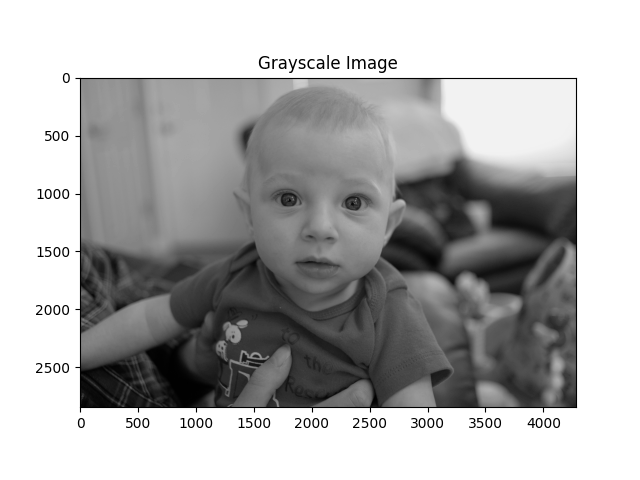
#> input picture ISP_homework/ISP_homework/data/baby.tiff, 640 x 480 px, given in place of baby.jpeg, which was not available
$ python 1.1WhiteBalancing.py
#> lines starting #> are read from the running program, lines starting #| are printed output that depends on the picture; pictures that were not available may be replaced by others from this repository, and a replacement may not be noted
import numpy as np
import matplotlib.pyplot as plt
from skimage import io
import os  # Import the os module for handling file paths

def load_and_normalize_image(path):
    """Load an image and normalize it to float values between 0 and 1."""
    image = io.imread(path)
#> image is the input picture: shape (480, 640, 4); mean R, G, B, A 175.8, 175.8, 175.8, 255
    return image.astype(np.float64) / 255.0

def white_world_balancing(image_float):
    """Apply white world white balancing to the image."""
    max_values = np.max(image_float, axis=(0, 1))
#> max_values = [1, 1, 1, 1]
    return image_float / max_values

def gray_world_balancing(image_float):
    """Apply gray world white balancing to the image."""
    mean_values = np.mean(image_float, axis=(0, 1))
#> mean_values = [0.689, 0.689, 0.689, 1]
    return image_float / mean_values
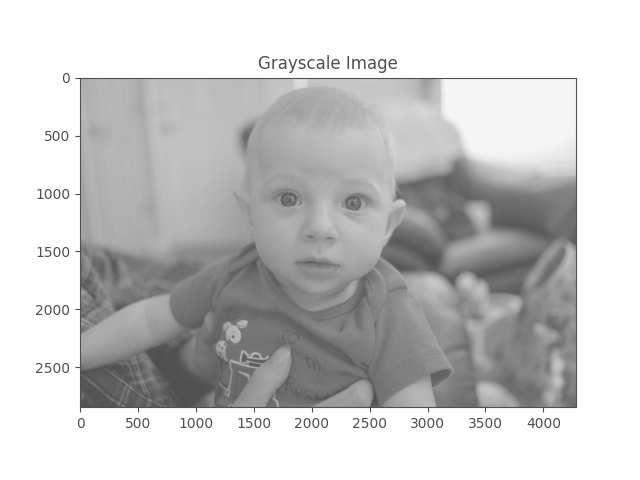
#> returned value: shape (480, 640, 4) float64; mean of channels 0, 1, 2, 3 1, 1, 1, 1; transparent parts drawn white

def custom_scale_balancing(image_float, scales):
    """Apply custom scale balancing based on the provided scales."""
    for i, scale in enumerate(scales):
        image_float[:, :, i] *= scale
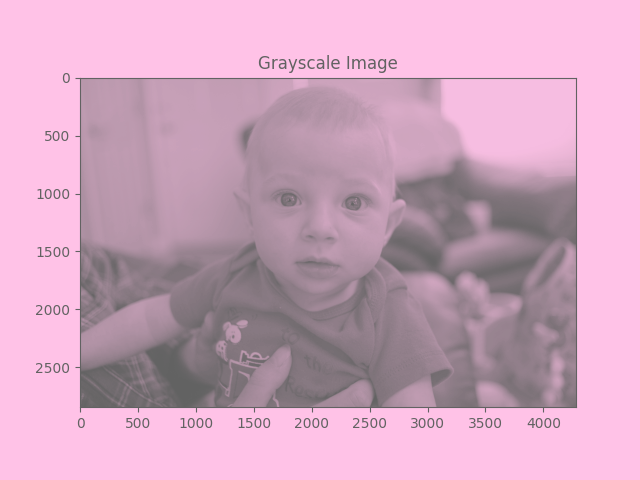
#> image_float: shape (480, 640, 4) float64; mean of channels 0, 1, 2, 3 1.12, 0.689, 0.956, 1; transparent parts drawn white
    return np.clip(image_float, 0, 1)
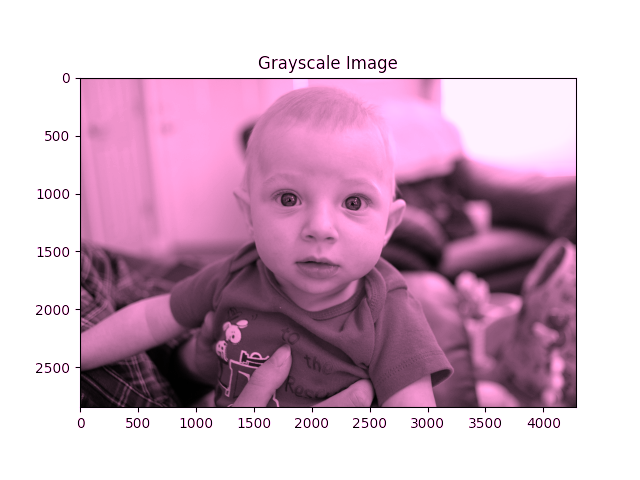
#> returned value: shape (480, 640, 4) float64; mean of channels 0, 1, 2, 3 0.813, 0.689, 0.77, 1; drawn as R, G, B

def display_images(images, titles, figsize=(12, 8)):
    """Display a list of images with corresponding titles."""
#> called with figsize = (12, 8)
    fig, axes = plt.subplots(nrows=2, ncols=2, figsize=figsize)
    for ax, image, title in zip(axes.flatten(), images, titles):
        ax.imshow(image)
        ax.set_title(title)
#> this loop made 4 passes
#> title on passes 1 to 4: 'Original Image', 'White World White Balanced', 'Gray World White Balanced', 'Scaled White Balanced'
    plt.tight_layout()
    plt.show()
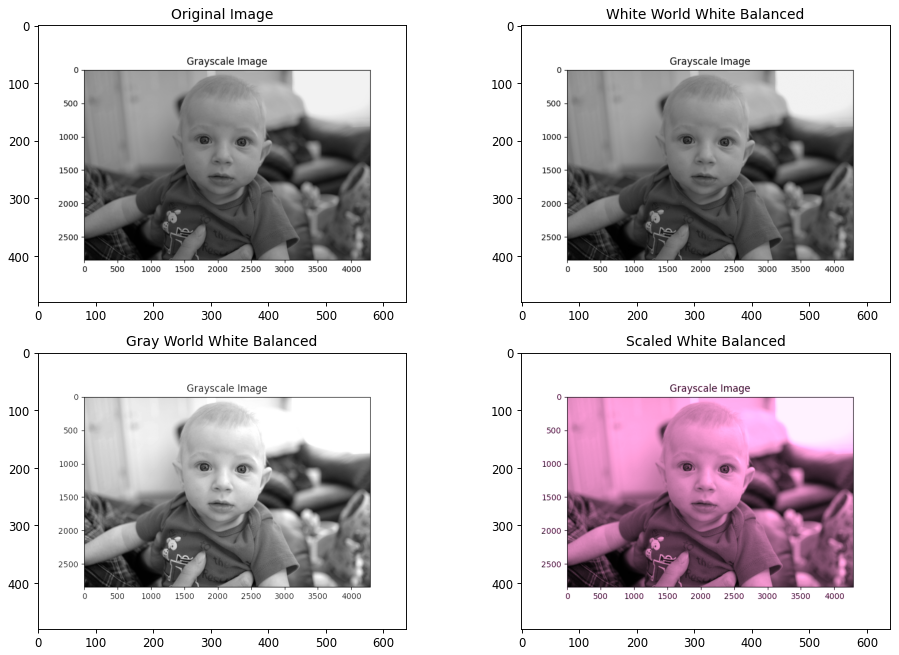
#> figure drawn by matplotlib, 4 panels

# Define the correct base directory and construct the file paths
base_dir = "C:/Users/nguye/Downloads/ISP_homework/ISP_homework"
image_path = os.path.join(base_dir, "data/baby.jpeg")  # Use os.path.join to ensure correct path formation

# Load and normalize the image
image_float = load_and_normalize_image(image_path)

# Apply different white balancing techniques
white_balanced = white_world_balancing(image_float)
gray_balanced = gray_world_balancing(image_float)
scales = [1.628906, 1.00000, 1.386719]
scaled_balanced = custom_scale_balancing(image_float.copy(), scales)
scaled_balanced_uint8 = (scaled_balanced * 255).astype(np.uint8)

# Display results
images = [io.imread(image_path), white_balanced, gray_balanced, scaled_balanced_uint8]
titles = ['Original Image', 'White World White Balanced', 'Gray World White Balanced', 'Scaled White Balanced']
display_images(images, titles)

$ run again, with ISP_homework/ISP_homework/data/1.1.white_balancing.png saved as ISP_homework/ISP_homework/data/baby.tiff
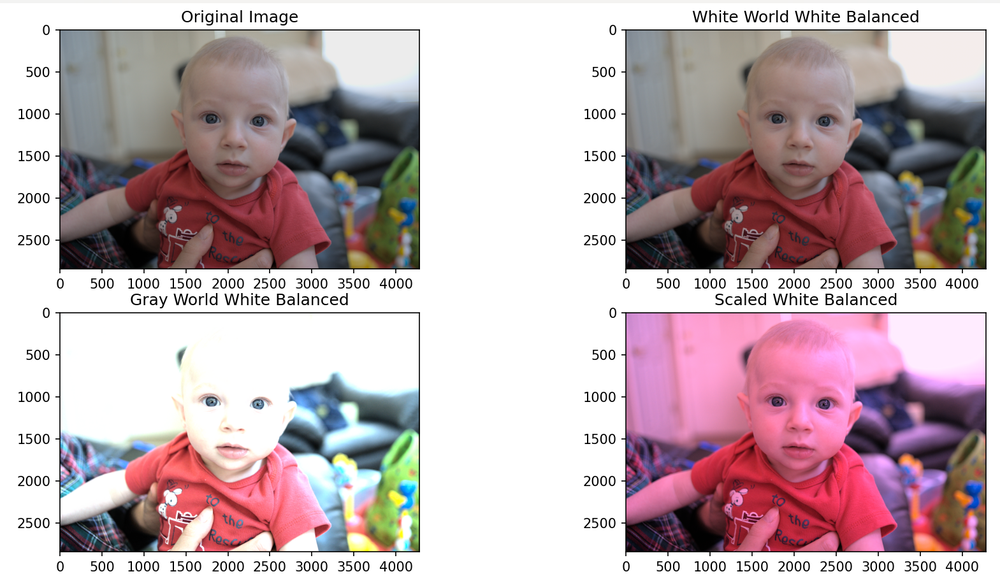
#> input picture ISP_homework/ISP_homework/data/1.1.white_balancing.png, 1000 x 574 px, shrunk from 1569 x 901 before the run, given in place of baby.jpeg, which was not available
#> in load_and_normalize_image, image is the input picture: shape (574, 1000, 4); mean R, G, B, A 191.8, 173.5, 178.6, 255
#> max_values = [1, 1, 1, 1]
#> mean_values = [0.752, 0.681, 0.7, 1]
#> in custom_scale_balancing, `return np.clip(image_float, 0, 1)`:
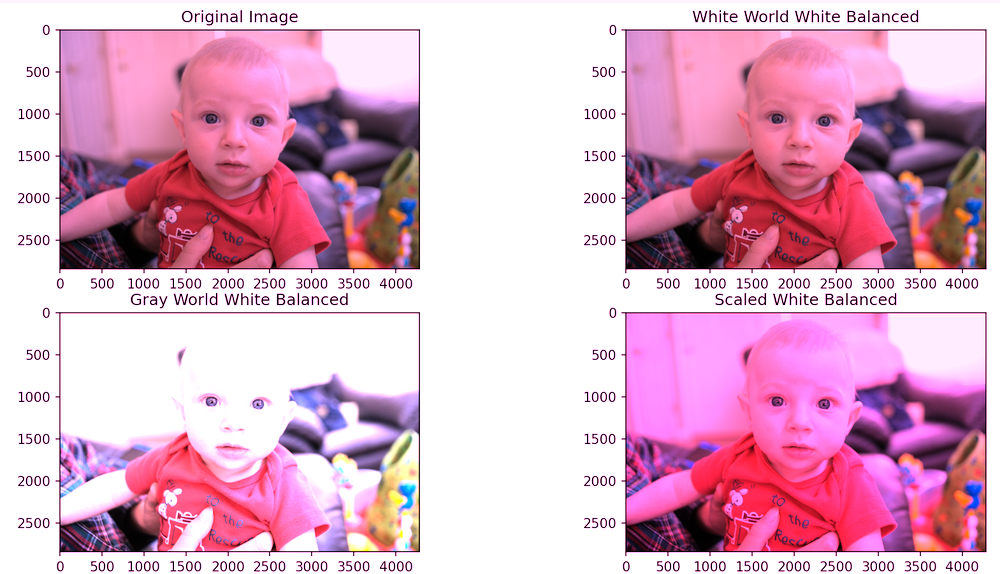
#> returned value: shape (574, 1000, 4) float64; mean of channels 0, 1, 2, 3 0.87, 0.681, 0.781, 1; drawn as R, G, B
#> the loop in display_images, `for ax, image, title in zip(axes.flatten(), images, titles):` made 4 passes
#> title on passes 1 to 4: 'Original Image', 'White World White Balanced', 'Gray World White Balanced', 'Scaled White Balanced'
#> in display_images, `plt.show()`:
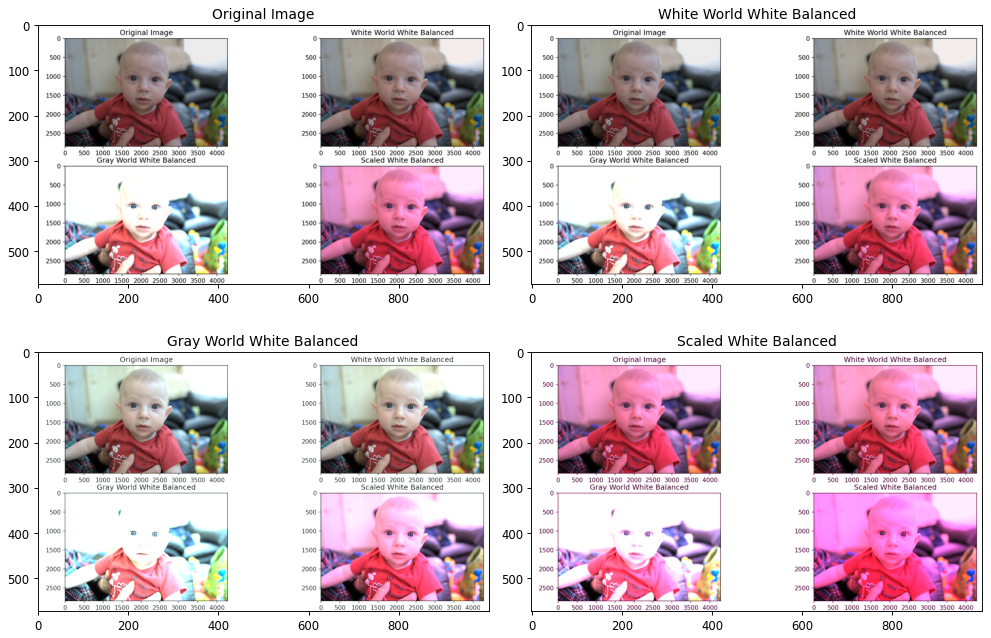
#> figure drawn by matplotlib, 4 panels

$ run again, with ISP_homework/ISP_homework/data/1.2.manualwhitebalance.png saved as ISP_homework/ISP_homework/data/baby.tiff
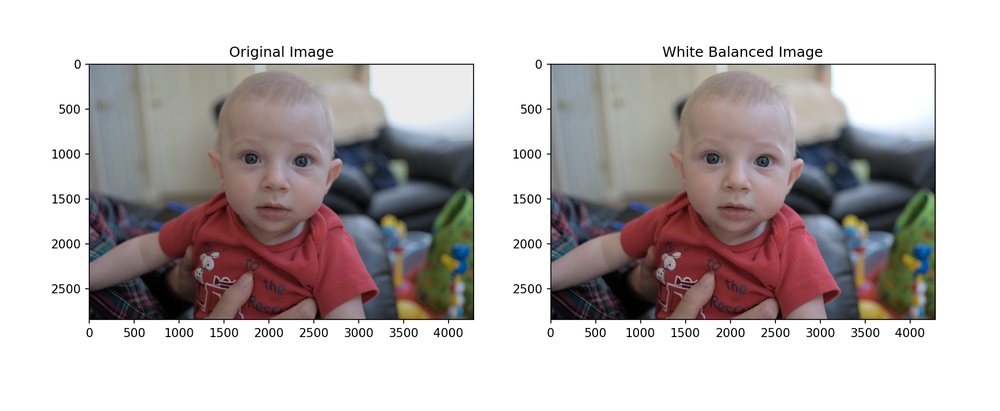
#> input picture ISP_homework/ISP_homework/data/1.2.manualwhitebalance.png, 1000 x 411 px, shrunk from 1759 x 723 before the run, given in place of baby.jpeg, which was not available
#> in load_and_normalize_image, image is the input picture: shape (411, 1000, 4); mean R, G, B, A 189.4, 182.5, 182.3, 255
#> max_values = [1, 1, 1, 1]
#> mean_values = [0.743, 0.716, 0.715, 1]
#> in custom_scale_balancing, `return np.clip(image_float, 0, 1)`:
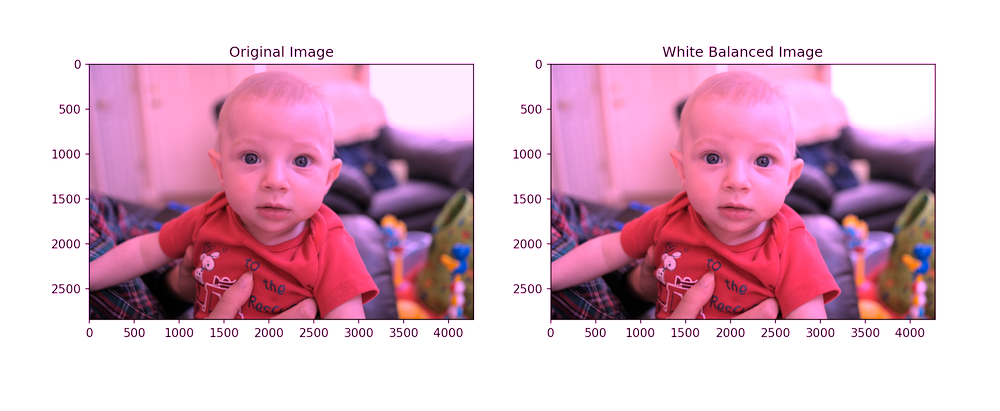
#> returned value: shape (411, 1000, 4) float64; mean of channels 0, 1, 2, 3 0.867, 0.716, 0.786, 1; drawn as R, G, B
#> the loop in display_images, `for ax, image, title in zip(axes.flatten(), images, titles):` made 4 passes
#> title on passes 1 to 4: 'Original Image', 'White World White Balanced', 'Gray World White Balanced', 'Scaled White Balanced'
#> in display_images, `plt.show()`:
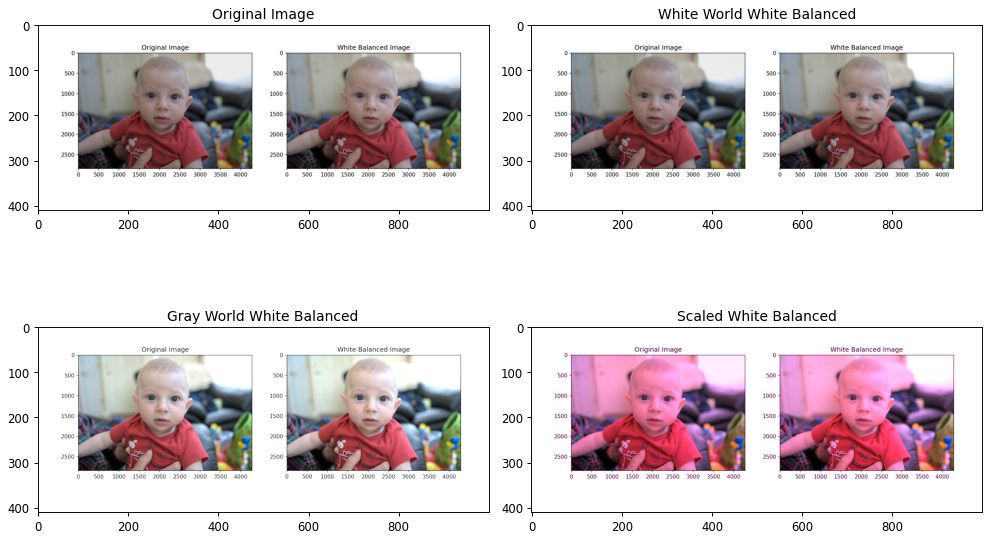
#> figure drawn by matplotlib, 4 panels
